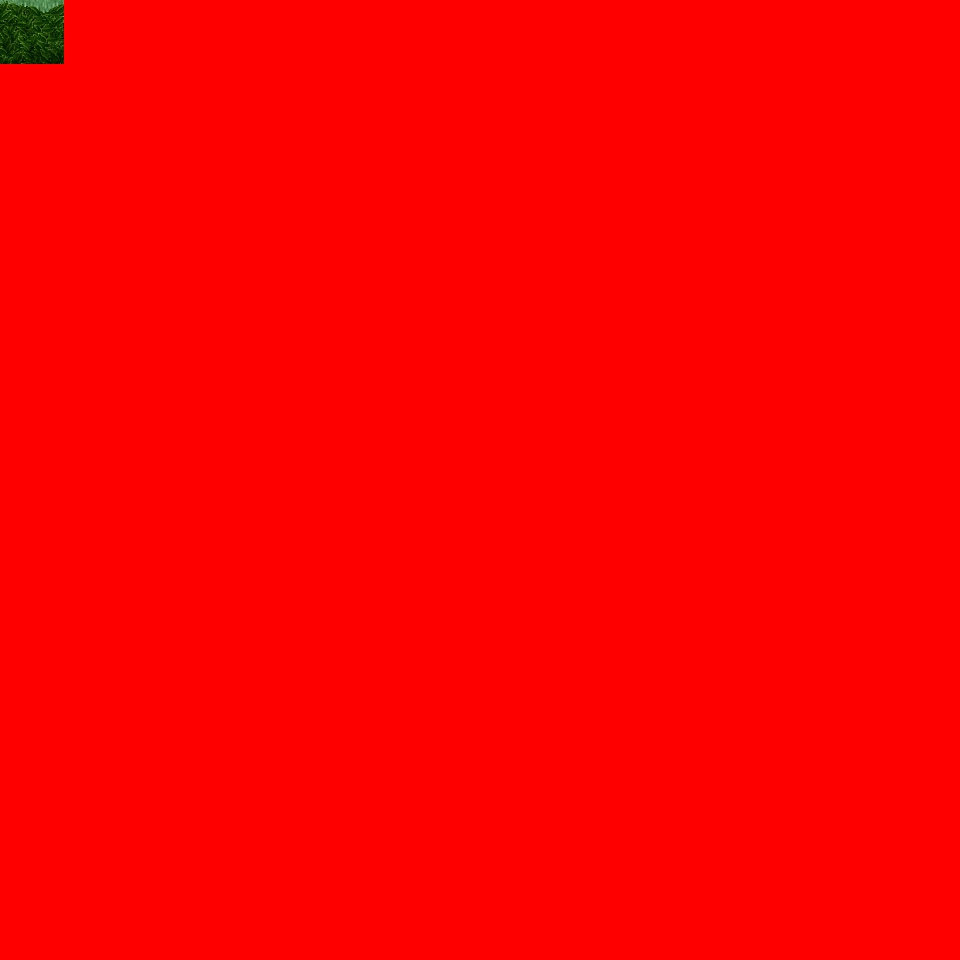

Tiled map render using the project's own tile images. Description and the map definition, with tile-layer contents summarised, below:
An orthogonal 30x30 tile map with 32x32 px tiles, 6 tile layers (Ground, Object, Object2, Above, ...), 24 tilesets and 2 objects (2x mapExit).

<map version="1.0" orientation="orthogonal" renderorder="right-down" width="30" height="30" tilewidth="32" tileheight="32" nextobjectid="3">
  <tileset firstgid="1" name="tileset_logic_collision" tilewidth="32" tileheight="32" tilecount="1" columns="1">
    <image source="../drawable/tileset_logic_collision.png" width="32" height="32" />
  </tileset>
  <tileset firstgid="2" name="tileset_ground_ground" tilewidth="32" tileheight="32" tilecount="33" columns="3">
    <image source="../drawable/tileset_ground_ground.png" width="96" height="352" />
  </tileset>
  <tileset firstgid="35" name="tileset_plant_tree_tree_darkgreen" tilewidth="32" tileheight="32" tilecount="88" columns="8">
    <image source="../drawable/tileset_plant_tree_tree_darkgreen.png" width="256" height="352" />
  </tileset>
  <tileset firstgid="123" name="tileset_logic_item_resources" tilewidth="32" tileheight="32" tilecount="6" columns="6">
    <image source="../drawable/tileset_logic_item_resources.png" width="192" height="32" />
  </tileset>
  <tileset firstgid="129" name="tileset_logic_creature_animal" tilewidth="32" tileheight="32" tilecount="32" columns="8">
    <image source="../drawable/tileset_logic_creature_animal.png" width="256" height="128" />
  </tileset>
  <tileset firstgid="161" name="tileset_plant_flower_daisy_blue" tilewidth="32" tileheight="32" tilecount="8" columns="2">
    <image source="../drawable/tileset_plant_flower_daisy_blue.png" width="64" height="128" />
  </tileset>
  <tileset firstgid="169" name="tileset_plant_flower_daisy_red" tilewidth="32" tileheight="32" tilecount="8" columns="2">
    <image source="../drawable/tileset_plant_flower_daisy_red.png" width="64" height="128" />
  </tileset>
  <tileset firstgid="177" name="tileset_plant_flower_daisy_white" tilewidth="32" tileheight="32" tilecount="8" columns="2">
    <image source="../drawable/tileset_plant_flower_daisy_white.png" width="64" height="128" />
  </tileset>
  <tileset firstgid="185" name="tileset_plant_flower_daisy_yellow" tilewidth="32" tileheight="32" tilecount="8" columns="2">
    <image source="../drawable/tileset_plant_flower_daisy_yellow.png" width="64" height="128" />
  </tileset>
  <tileset firstgid="193" name="tileset_building_thatched_roof_cottage2" tilewidth="32" tileheight="32" tilecount="20" columns="4">
    <image source="../drawable/tileset_building_thatched_roof_cottage2.png" width="128" height="160" />
  </tileset>
  <tileset firstgid="213" name="tileset_building_thatched_roof_cottage1" tilewidth="32" tileheight="32" tilecount="20" columns="4">
    <image source="../drawable/tileset_building_thatched_roof_cottage1.png" width="128" height="160" />
  </tileset>
  <tileset firstgid="233" name="tileset_logic_creature_elemental" tilewidth="32" tileheight="32" tilecount="16" columns="8">
    <image source="../drawable/tileset_logic_creature_elemental.png" width="256" height="64" />
  </tileset>
  <tileset firstgid="249" name="tileset_item_campfires" tilewidth="32" tileheight="32" tilecount="2" columns="2">
    <image source="../drawable/tileset_item_campfires.png" width="64" height="32" />
  </tileset>
  <tileset firstgid="251" name="tileset_furniture_light_flames" tilewidth="32" tileheight="32" tilecount="6" columns="6">
    <image source="../drawable/tileset_furniture_light_flames.png" width="192" height="32" />
  </tileset>
  <tileset firstgid="257" name="tileset_item_firewood" tilewidth="32" tileheight="32" tilecount="12" columns="3">
    <image source="../drawable/tileset_item_firewood.png" width="96" height="128" />
  </tileset>
  <tileset firstgid="269" name="tileset_plant_flower_bulbs" tilewidth="32" tileheight="32" tilecount="4" columns="1">
    <image source="../drawable/tileset_plant_flower_bulbs.png" width="32" height="128" />
  </tileset>
  <tileset firstgid="273" name="tileset_ground_grass_corners" tilewidth="32" tileheight="32" tilecount="24" columns="6">
    <image source="../drawable/tileset_ground_grass_corners.png" width="192" height="128" />
  </tileset>
  <tileset firstgid="297" name="tileset_ground_grass_edges" tilewidth="32" tileheight="32" tilecount="36" columns="12">
    <image source="../drawable/tileset_ground_grass_edges.png" width="384" height="96" />
  </tileset>
  <tileset firstgid="333" name="tileset_light_dim_yellow_light_5x5" tilewidth="32" tileheight="32" tilecount="25" columns="5">
    <image source="../drawable/tileset_light_dim_yellow_light_5x5.png" width="160" height="160" />
  </tileset>
  <tileset firstgid="358" name="tileset_plant_tree_fall_trees" tilewidth="32" tileheight="32" tilecount="40" columns="8">
    <image source="../drawable/tileset_plant_tree_fall_trees.png" width="256" height="160" />
  </tileset>
  <tileset firstgid="398" name="tileset_plant_leaves" tilewidth="32" tileheight="32" tilecount="8" columns="4">
    <image source="../drawable/tileset_plant_leaves.png" width="128" height="64" />
  </tileset>
  <tileset firstgid="406" name="tileset_ground_grass_2" tilewidth="32" tileheight="32" tilecount="21" columns="3">
    <image source="../drawable/tileset_ground_grass_2.png" width="96" height="224" />
  </tileset>
  <tileset firstgid="427" name="tileset_ground_rock_pebbles" tilewidth="32" tileheight="32" tilecount="3" columns="1">
    <image source="../drawable/tileset_ground_rock_pebbles.png" width="32" height="96" />
  </tileset>
  <tileset firstgid="430" name="tileset_logic_creature_fowl" tilewidth="32" tileheight="32" tilecount="6" columns="6">
    <image source="../drawable/tileset_logic_creature_fowl.png" width="192" height="32" />
  </tileset>
  <layer name="Ground" width="30" height="30">
    <data>[900 cells, 900 non-empty, 1 distinct tile ids]</data>
  </layer>
  <layer name="Object" width="30" height="30">
    <data>[900 cells, 20 non-empty, 12 distinct tile ids]</data>
  </layer>
  <layer name="Object2" width="30" height="30">
    <data>[900 cells, 0 non-empty, 0 distinct tile ids]</data>
  </layer>
  <layer name="Above" width="30" height="30">
    <data>[900 cells, 900 non-empty, 12 distinct tile ids]</data>
  </layer>
  <layer name="Above2" width="30" height="30">
    <data>[900 cells, 0 non-empty, 0 distinct tile ids]</data>
  </layer>
  <layer name="Walkable" width="30" height="30">
    <data>[900 cells, 896 non-empty, 1 distinct tile ids]</data>
  </layer>
  <objectgroup name="MapEvents">
    <object id="1" name="north" type="mapExit" x="0" y="0" width="64" height="32">
      <properties>
        <property name="map" value="level_0_x1_y26" />
        <property name="x" value="0" />
        <property name="y" value="28" />
      </properties>
    </object>
    <object id="2" name="west" type="mapExit" x="0" y="0" width="32" height="64">
      <properties>
        <property name="map" value="level_0_x0_y27" />
        <property name="x" value="28" />
        <property name="y" value="0" />
      </properties>
    </object>
  </objectgroup>
</map>
